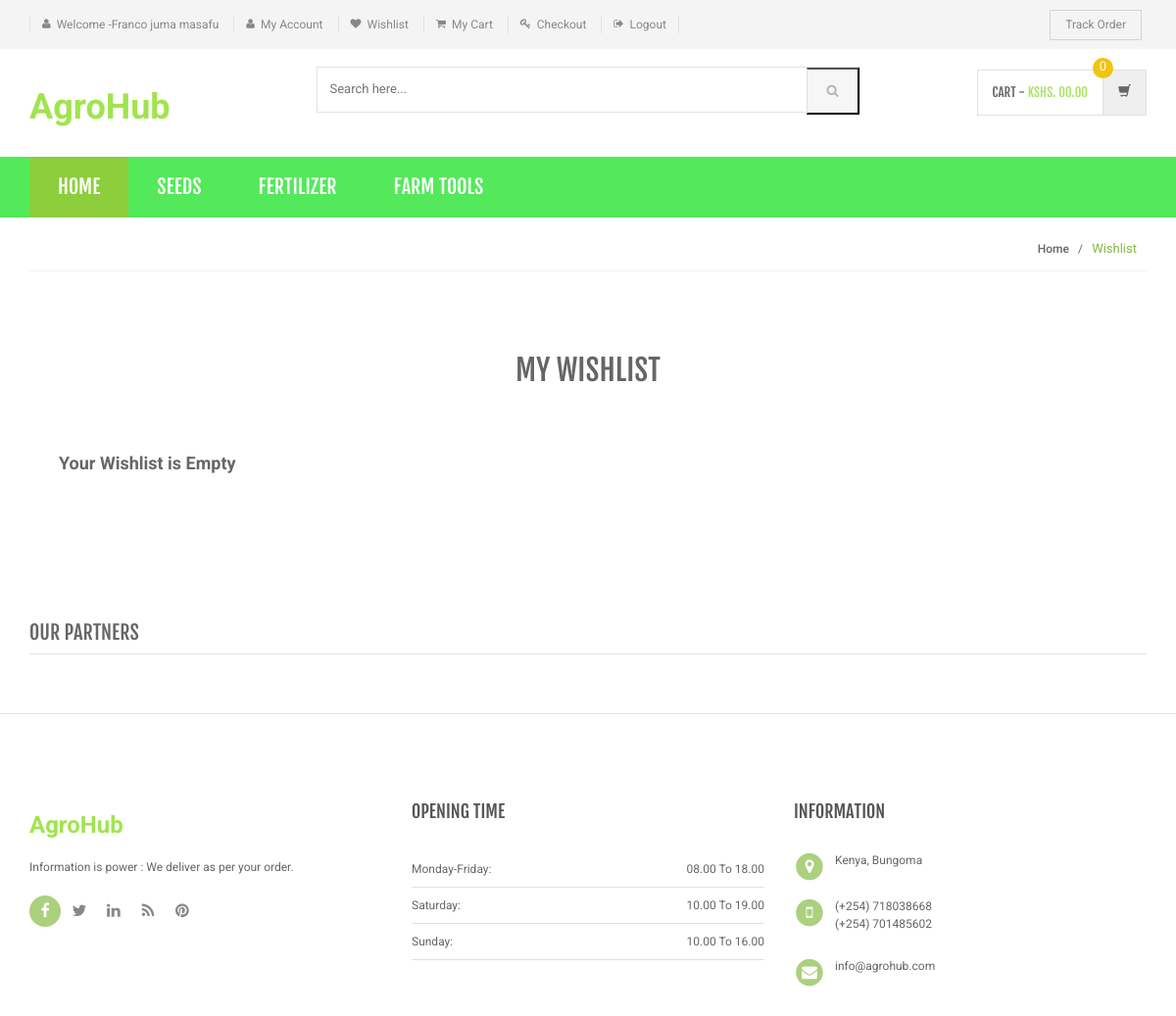
Screenshot of /my-wishlist.php (signed in) with the database file from the repository.
### tables this page shows
CREATE TABLE `category` (
  `id` int(11) NOT NULL,
  `categoryName` varchar(255) DEFAULT NULL,
  `categoryDescription` longtext DEFAULT NULL,
  `creationDate` timestamp NOT NULL DEFAULT current_timestamp(),
  `updationDate` varchar(255) DEFAULT NULL
);

### includes/menu-bar.php (the view, shortened to what this page needs)
<div class="header-nav animate-dropdown">
    <div class="container">
        <div class="yamm navbar navbar-default" role="navigation">
            <div class="nav-bg-class">
                <div class="navbar-collapse collapse" id="mc-horizontal-menu-collapse">
	<div class="nav-outer">
		<ul class="nav navbar-nav">
			<li class="active dropdown yamm-fw">
				<a href="index.php" data-hover="dropdown" class="dropdown-toggle">Home</a>
			</li>
              <?php $sql=mysqli_query($con,"select id,categoryName  from category limit 6");
while($row=mysqli_fetch_array($sql))
{
    ?>
			<li class="dropdown yamm">
				<a href="category.php?cid=<?php echo $row['id'];?>"> <?php echo $row['categoryName'];?></a>
			</li>
			<?php } ?>
		</ul>
		<div class="clearfix"></div>
	</div>
</div>
            </div>
        </div>
    </div>
</div>

### assets/css/green.css (style rules this page uses)
a { color: #a0e44e; }
.header-style-1 .header-nav { background: #53e95a; }
.cnt-home .header-style-1 .header-nav .navbar .navbar-nav > li.active { background: #8dce3d; }

### assets/css/lightbox.css (style rules this page uses)
body:after { content: url(../images/close.png) url(../images/loading.gif) url(../images/prev.png) url(../images/next.png); display: none; }

### assets/css/blue.css (style rules this page uses)
a { color: #3498db; }
.header-style-1 .header-nav { background: #3498db; }
.cnt-home .header-style-1 .header-nav .navbar .navbar-nav > li.active { background: #1d6ca1; }

### assets/css/red.css (style rules this page uses)
a { color: #ff6c6c; }
.header-style-1 .header-nav { background: #ff6c6c; }
.cnt-home .header-style-1 .header-nav .navbar .navbar-nav > li.active { background: #ff1a1a; }

### assets/css/orange.css (style rules this page uses)
a { color: #f39c12; }
.header-style-1 .header-nav { background: #f39c12; }
.cnt-home .header-style-1 .header-nav .navbar .navbar-nav > li.active { background: #ab6c09; }

### assets/css/dark-green.css (style rules this page uses)
a { color: #12cca7; }
.header-style-1 .header-nav { background: #12cca7; }
.cnt-home .header-style-1 .header-nav .navbar .navbar-nav > li.active { background: #0b816a; }

### rows the page displays
category: categoryName "SEEDS"
category: categoryName "FERTILIZER"
category: categoryName "FARM TOOLS"

### other values shown
$_SESSION['username'] "Franco juma masafu"
